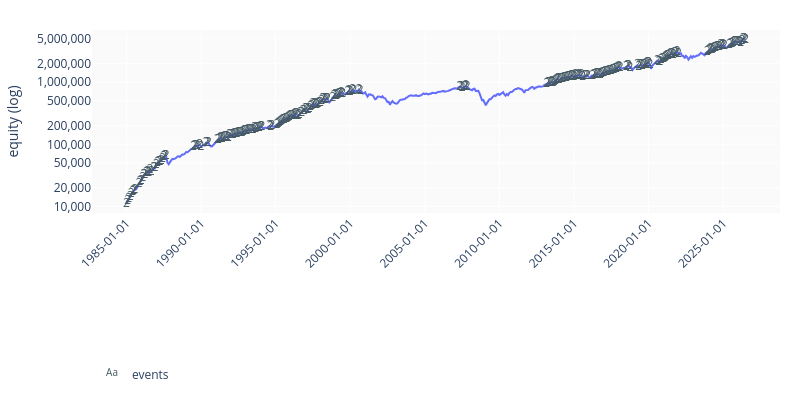

The notebook cell saved with this chart:
### Code cell
import importlib
import sys
from pathlib import Path

import pandas as pd
import plotly.io as pio
from IPython.display import display

# Interactive Plotly charts in Jupyter / VS Code / Cursor
pio.renderers.default = "plotly_mimetype+notebook_connected"

sys.path.insert(0, str(Path("..").resolve()))
sys.path.insert(0, str(Path(".").resolve()))

import plotter

importlib.reload(plotter)
from plotter import Scale, plot_research_price, plot_series

from engine import EntryType, latest_research_entries, steps_path

OUTCOMES_DIR = Path("../outcomes")
RESEARCH_NAME = "Investing at ATH"


def load_research(research: str = RESEARCH_NAME) -> dict[str, pd.DataFrame]:
    """Load steps for every experiment in the latest batch of `research`."""
    entries = latest_research_entries(OUTCOMES_DIR, research)
    outcomes = {}
    for entry in entries:
        key = entry.get("name") or entry["id"]
        outcomes[key] = pd.read_json(steps_path(OUTCOMES_DIR, entry), lines=True)
    return outcomes


outcomes = load_research()

# for name, steps in outcomes.items():
#     print(name)
#     display(steps)

plot_series(
    outcomes,
    "equity",
    journal=[EntryType.DEPOSIT,
            EntryType.ORDER_FILLED,
            EntryType.INTEREST,
            EntryType.IS_ATH],
)

### Figure 1 — Plotly figure (JSON) as saved in the notebook; plotly's stock layout.template omitted (floating-point values rounded to 4 significant figures; data arrays with more than 128 entries replaced by an {"elided": "..."} marker saying what was removed)
{"data": [{"customdata": {"elided": "499 str values"}, "hovertemplate": "<b>buy_when_ath_spx</b><br>equity: %{y:,.2f}%{customdata}<extra></extra>", "legend": "legend", "line": {"color": "#636EFA"}, "mode": "lines", "name": "buy_when_ath_spx", "type": "scatter", "x": {"elided": "499 str values"}, "y": {"elided": "499 float values"}}, {"hoverinfo": "skip", "legend": "legend2", "legendgroup": "events", "marker": {"color": "#455a64", "line": {"color": "#000000", "width": 1}, "size": {"elided": "261 int values"}, "symbol": "circle"}, "mode": "text", "name": "events", "showlegend": true, "text": {"elided": "261 str values"}, "textfont": {"color": "#455a64", "size": 12}, "textposition": "middle center", "type": "scatter", "x": {"elided": "261 str values"}, "y": {"elided": "261 float values"}}], "layout": {"height": 400, "hovermode": "x unified", "legend": {"orientation": "h", "x": 0, "y": -0.38, "yanchor": "top"}, "legend2": {"orientation": "h", "x": 0, "y": -0.8, "yanchor": "top"}, "margin": {"b": 140, "l": 60, "r": 20, "t": 30}, "paper_bgcolor": "#ffffff", "plot_bgcolor": "#fafafa", "width": 800, "xaxis": {"tickangle": -45, "tickformat": "%Y-%m-%d", "title": {}}, "yaxis": {"tickformat": ",.0f", "title": {"text": "equity (log)"}, "type": "log"}}}
